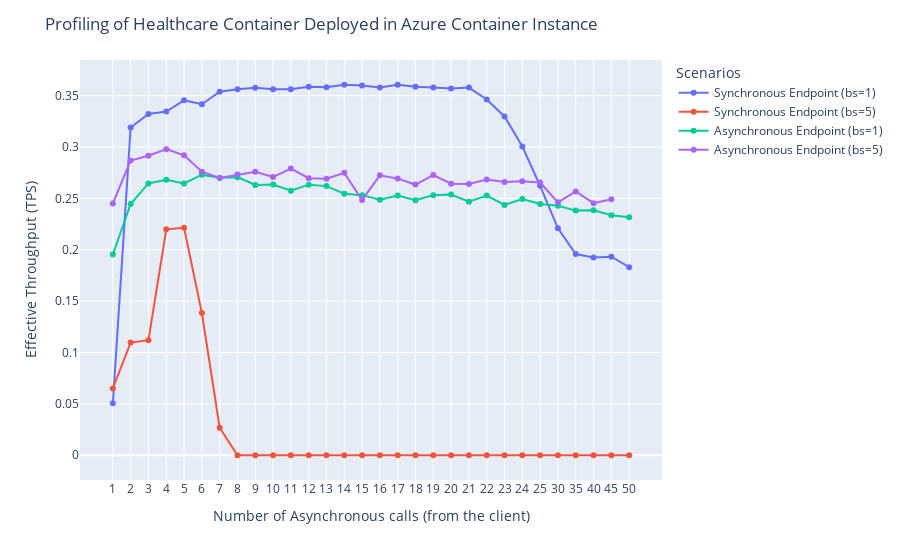

Notebook cell for this chart:
### Code cell
x = []
y1, y2, y3, y4 = [], [], [], []

for ncc in data_sync_bs1: 
    x.append(ncc)
    try: 
        y1.append(np.mean([trial['throughput'] for trial in data_sync_bs1[ncc]]))
    except: 
        y1.append(0)
    try: 
        y2.append(np.mean([trial['throughput'] for trial in data_sync_bs5[ncc]]))
    except: 
        y2.append(0)
    try:
        y3.append(np.mean([trial['throughput'] for trial in data_async_bs1[ncc]]))
    except: 
        y3.append(0)
    try: 
        y4.append(np.mean([trial['throughput'] for trial in data_async_bs5[ncc]]))
    except: 
        y4.append(0)

        
data = {"ncc": x, "Synchronous Endpoint (bs=1)": y1, "Synchronous Endpoint (bs=5)": y2, "Asynchronous Endpoint (bs=1)": y3, "Asynchronous Endpoint (bs=5)": y4}
fig = px.line(
    data, 
    x="ncc", 
    y=["Synchronous Endpoint (bs=1)", "Synchronous Endpoint (bs=5)", "Asynchronous Endpoint (bs=1)", "Asynchronous Endpoint (bs=5)"], 
    markers=True
)
fig.update_layout(
    title="Profiling of Healthcare Container Deployed in Azure Container Instance",
    xaxis_title="Number of Asynchronous calls (from the client)",
    yaxis_title="Effective Throughput (TPS)",
    legend_title="Scenarios",
)
fig.show()

### Figure 1 — Plotly figure (JSON) as saved in the notebook; plotly's stock layout.template omitted (floating-point values rounded to 4 significant figures)
{"data": [{"hovertemplate": "variable=Synchronous Endpoint (bs=1)<br>ncc=%{x}<br>value=%{y}<extra></extra>", "legendgroup": "Synchronous Endpoint (bs=1)", "line": {"color": "#636efa", "dash": "solid"}, "marker": {"symbol": "circle"}, "mode": "lines+markers", "name": "Synchronous Endpoint (bs=1)", "orientation": "v", "showlegend": true, "type": "scatter", "x": ["1", "2", "3", "4", "5", "6", "7", "8", "9", "10", "11", "12", "13", "14", "15", "16", "17", "18", "19", "20", "21", "22", "23", "24", "25", "30", "35", "40", "45", "50"], "xaxis": "x", "y": [0.05062, 0.319, 0.3321, 0.3346, 0.3455, 0.3416, 0.3538, 0.3562, 0.3577, 0.3562, 0.3562, 0.3587, 0.3582, 0.3606, 0.3598, 0.358, 0.3605, 0.3586, 0.3579, 0.3569, 0.3579, 0.3463, 0.3297, 0.3005, 0.2622, 0.2209, 0.1958, 0.1925, 0.1933, 0.1831], "yaxis": "y"}, {"hovertemplate": "variable=Synchronous Endpoint (bs=5)<br>ncc=%{x}<br>value=%{y}<extra></extra>", "legendgroup": "Synchronous Endpoint (bs=5)", "line": {"color": "#EF553B", "dash": "solid"}, "marker": {"symbol": "circle"}, "mode": "lines+markers", "name": "Synchronous Endpoint (bs=5)", "orientation": "v", "showlegend": true, "type": "scatter", "x": ["1", "2", "3", "4", "5", "6", "7", "8", "9", "10", "11", "12", "13", "14", "15", "16", "17", "18", "19", "20", "21", "22", "23", "24", "25", "30", "35", "40", "45", "50"], "xaxis": "x", "y": [0.06503, 0.1097, 0.112, 0.2198, 0.2214, 0.1384, 0.02677, 0, 0, 0, 0, 0, 0, 0, 0, 0, 0, 0, 0, 0, 0, 0, 0, 0, 0, 0, 0, 0, 0, 0], "yaxis": "y"}, {"hovertemplate": "variable=Asynchronous Endpoint (bs=1)<br>ncc=%{x}<br>value=%{y}<extra></extra>", "legendgroup": "Asynchronous Endpoint (bs=1)", "line": {"color": "#00cc96", "dash": "solid"}, "marker": {"symbol": "circle"}, "mode": "lines+markers", "name": "Asynchronous Endpoint (bs=1)", "orientation": "v", "showlegend": true, "type": "scatter", "x": ["1", "2", "3", "4", "5", "6", "7", "8", "9", "10", "11", "12", "13", "14", "15", "16", "17", "18", "19", "20", "21", "22", "23", "24", "25", "30", "35", "40", "45", "50"], "xaxis": "x", "y": [0.1954, 0.2445, 0.2646, 0.2682, 0.2645, 0.2731, 0.2701, 0.2707, 0.263, 0.2635, 0.2574, 0.2634, 0.2619, 0.2545, 0.2531, 0.2486, 0.2529, 0.2483, 0.2532, 0.2537, 0.2468, 0.2527, 0.2436, 0.2493, 0.2446, 0.2429, 0.2381, 0.2384, 0.2336, 0.2316], "yaxis": "y"}, {"hovertemplate": "variable=Asynchronous Endpoint (bs=5)<br>ncc=%{x}<br>value=%{y}<extra></extra>", "legendgroup": "Asynchronous Endpoint (bs=5)", "line": {"color": "#ab63fa", "dash": "solid"}, "marker": {"symbol": "circle"}, "mode": "lines+markers", "name": "Asynchronous Endpoint (bs=5)", "orientation": "v", "showlegend": true, "type": "scatter", "x": ["1", "2", "3", "4", "5", "6", "7", "8", "9", "10", "11", "12", "13", "14", "15", "16", "17", "18", "19", "20", "21", "22", "23", "24", "25", "30", "35", "40", "45", "50"], "xaxis": "x", "y": [0.2451, 0.2868, 0.2915, 0.2979, 0.292, 0.276, 0.2699, 0.2732, 0.276, 0.2709, 0.2791, 0.2697, 0.2691, 0.2749, 0.2485, 0.2724, 0.2692, 0.2634, 0.2727, 0.2643, 0.2639, 0.2683, 0.266, 0.2668, 0.2654, 0.2461, 0.2568, 0.2454, 0.2493, null], "yaxis": "y"}], "layout": {"autosize": true, "legend": {"title": {"text": "Scenarios"}, "tracegroupgap": 0}, "margin": {"t": 60}, "title": {"text": "Profiling of Healthcare Container Deployed in Azure Container Instance"}, "xaxis": {"anchor": "y", "autorange": true, "domain": [0, 1], "range": [-1.756, 30.76], "title": {"text": "Number of Asynchronous calls (from the client)"}, "type": "category"}, "yaxis": {"anchor": "x", "autorange": true, "domain": [0, 1], "range": [-0.02792, 0.3885], "title": {"text": "Effective Throughput (TPS)"}, "type": "linear"}}}
